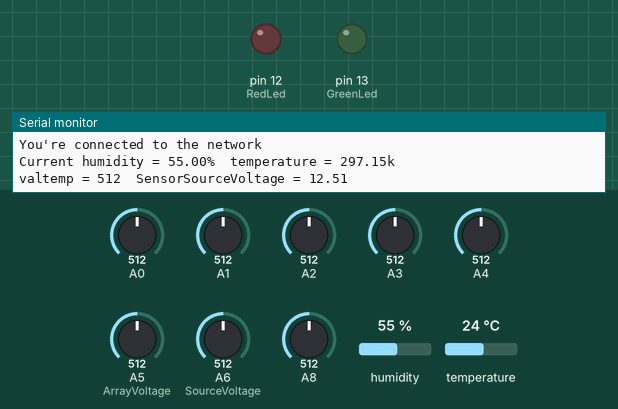
Recording of a sketch running on a simulated Arduino Mega 2560, built for the host (arithmetic inside an expression is 32-bit, double 64-bit). On the bench: output pins drawn as LEDs (lit = HIGH), the last lines printed to the serial monitor. The inputs (shaded band) are chosen by the test bench; at power-on: A0 = 512, A1 = 512, A2 = 512, A3 = 512, A4 = 512, A5 (ArrayVoltage) = 512, A6 (SourceVoltage) = 512, A8 = 512, humidity 55 %, temperature 24 °C. WiFi joins after 1.5 s; servers stay silent unless stated.

Above: at 3.07 s.
At 12.5 s:
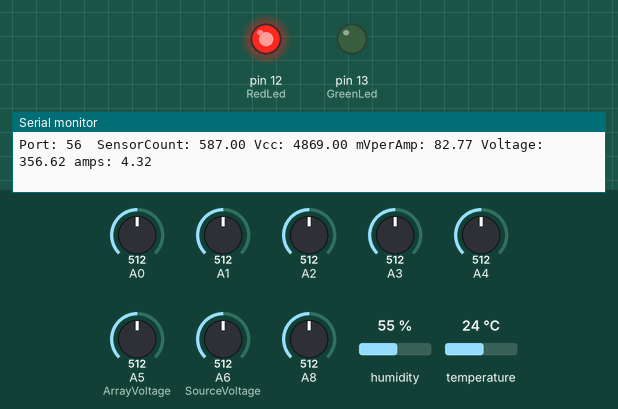
At 23.0 s:
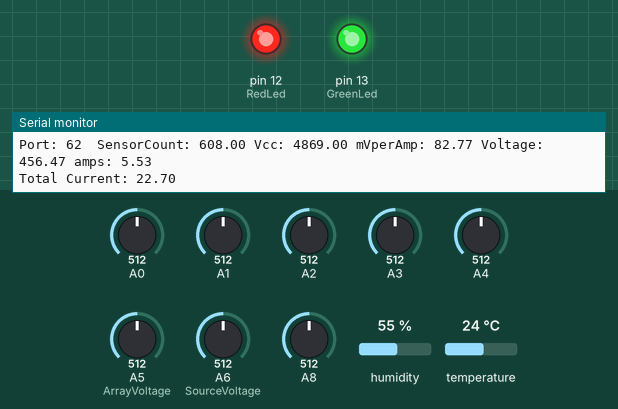
Timing chart, 0 to 30.4 s (numbered marks = the images above):
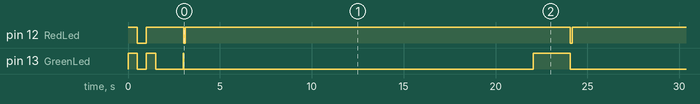

Measured:
- by itself, pin 12 (RedLed): goes LOW 0.50 s, HIGH 2.0 s, 6 × (LOW 0.09 s, HIGH 20.9 s), LOW 0.10 s, then HIGH
- by itself, pin 13 (GreenLed): goes LOW 0.50 s, HIGH 0.50 s, LOW 1.5 s, HIGH 0.02 s, 6 × (LOW 19.0 s, HIGH 2.0 s), then LOW
- by itself, everything shown: repeats every 21.0 s, in 3 steps

The sketch:

2019-01-10-A-ReadCurrent-UDP.ino
```cpp
#include <WiFiEsp.h>
#include <WiFiEspClient.h>
#include <WiFiEspUdp.h>
#include <SPI.h>
#include <dht.h>

dht DHT;

int GreenLed = 13;
int RedLed = 12;

char msg[200];
String temp_str;
String hum_str;
char temp[50];
char hum[50];


unsigned int SolarPanel01 = A0;
unsigned int SolarPanel02 = A1;
unsigned int SolarPanel03 = A2;
unsigned int SolarPanel04 = A3;
unsigned int SolarPanel05 = A4;
unsigned int ArrayVoltage = A5;
unsigned int SourceVoltage = A6;
unsigned int TempHumSensor = A7;
unsigned int SolarPanel06 = A8;


IPAddress server(192,168,100,74); //your RPi address, update as required
char ssid[] = "XXXXXX"; // your network SSID (name)
char pass[] = "XXXXXX"; // your network password
int status = WL_IDLE_STATUS; // the Wifi radio's status
unsigned int localPort = 55561;  // local port to listen on

float Vcc = 0;
float amps = 0;
float Vref  = 0; //read your Vcc voltage,typical voltage should be 5000mV(5.0V)
const int mVperAmp = 100; // use 185 for 5A Module, and 66 for 30A Module

WiFiEspUDP Udp;
WiFiEspClient espClient;


void setup() {
   // initialize serial for debugging
   Serial.begin(9600);


   pinMode(RedLed, OUTPUT);
   pinMode(GreenLed, OUTPUT);

   pinMode(A0, INPUT);
   pinMode(A1, INPUT);
   pinMode(A2, INPUT);
   pinMode(A3, INPUT);
   pinMode(A4, INPUT);
   pinMode(A5, INPUT);
   pinMode(A6, INPUT);
   pinMode(A7, INPUT);

   digitalWrite(RedLed, HIGH);
   digitalWrite(GreenLed, HIGH);
   delay(500);
   digitalWrite(RedLed, LOW);
   digitalWrite(GreenLed, LOW);
   delay(500);
   digitalWrite(RedLed, HIGH);
   digitalWrite(GreenLed, HIGH);
   delay(500);
   digitalWrite(RedLed, LOW);
   digitalWrite(GreenLed, LOW);


   // initialize serial for ESP module
   Serial1.begin(115200);
   // initialize ESP module
   WiFi.init(&Serial1);

   // check for the presence of the shield
   if (WiFi.status() == WL_NO_SHIELD) {
     Serial.println("WiFi shield not present");
    // don't continue
    while (true);
  }
   digitalWrite(RedLed, HIGH);

   // attempt to connect to WiFi network
   while ( status != WL_CONNECTED) {
     Serial.print("Attempting to connect to WPA SSID: ");
     Serial.println(ssid);
     status = WiFi.begin(ssid, pass);
   }
   digitalWrite(GreenLed, HIGH);

   // you're connected now, so print out the data
   Serial.println("You're connected to the network");
   Udp.begin(localPort);

}

long readVcc() {
   // Read 1.1V reference against AVcc
   // set the reference to Vcc and the measurement to the internal 1.1V reference
   #if defined(__AVR_ATmega32U4__) || defined(__AVR_ATmega1280__) || defined(__AVR_ATmega2560__)
   ADMUX = _BV(REFS0) | _BV(MUX4) | _BV(MUX3) | _BV(MUX2) | _BV(MUX1);
   #elif defined (__AVR_ATtiny24__) || defined(__AVR_ATtiny44__) || defined(__AVR_ATtiny84__)
   ADMUX = _BV(MUX5) | _BV(MUX0);
   #elif defined (__AVR_ATtiny25__) || defined(__AVR_ATtiny45__) || defined(__AVR_ATtiny85__)
   ADMUX = _BV(MUX3) | _BV(MUX2);
   #else
   ADMUX = _BV(REFS0) | _BV(MUX3) | _BV(MUX2) | _BV(MUX1);
   #endif

  delay(2); // Wait for Vref to settle
  ADCSRA |= _BV(ADSC); // Start conversion
  while (bit_is_set(ADCSRA, ADSC)); // measuring

  uint8_t low  = ADCL; // must read ADCL first – it then locks ADCH
  uint8_t high = ADCH; // unlocks both

  long result = (high << 8) | low;

  //result = 1125300L / result;
  // Calculate Vcc (in mV); 1125300 = 1.1*1023*1000
  result = 1095720L / result ;
  return result; // Vcc in millivolts
}


float readCurrent(unsigned int port){

   float Maxamps=0;
   float Minamps=0;
   float noise=0;

   float Voltage=0;
   float Current=0;
   float SensorCount=0;
   float TempSensorCount=0;

   float mVperAmp = 100;          // 66 for 30A Module
   int ACSoffset = 2300;
   unsigned int ADCValue;

   Vcc = readVcc();
   for (int i=0; i < 250; i++){
      if (port == SolarPanel01){
         SensorCount = analogRead(port)+68;
      } else if (port == SolarPanel02){
         SensorCount = analogRead(port)+56;
      } else if (port == SolarPanel03){
         SensorCount = analogRead(port)+75;
      } else if (port == SolarPanel04){
         SensorCount = analogRead(port)+40;
      } else if (port == SolarPanel05){
         SensorCount = analogRead(port)+59;
      } else if (port == SolarPanel06){
         SensorCount = analogRead(port)+96;
      }

      mVperAmp = ((Vcc / 5000)*100)*.85;
      Voltage =  (((SensorCount / 1024.0) * Vcc) - (Vcc/2));
      amps = amps + (Voltage / mVperAmp);
      delay(10);

      TempSensorCount = TempSensorCount + SensorCount;
   }
   amps = amps / 250;

   SensorCount = TempSensorCount / 250;
   Serial.print("Port: " + String(port) + "  SensorCount: " + String(SensorCount));
   Serial.print(" Vcc: ");
   Serial.print(String(Vcc));

   Serial.print(" mVperAmp: ");
   Serial.print(String(mVperAmp));

   Serial.print(" Voltage: ");
   Serial.print(String(Voltage));

   Serial.print(" amps: ");
   Serial.print(String(amps));

   Serial.println("   ");

   delay(500);
  if (amps < 1) amps = 0;
   return amps;
}


void loop() {

    DHT.read11(TempHumSensor);

    Serial.print("Current humidity = ");
    Serial.print(DHT.humidity);
    Serial.print("%  ");
    Serial.print("temperature = ");
    Serial.print(DHT.temperature+273.15);
    Serial.println("k  ");

   digitalWrite(RedLed, LOW);
   digitalWrite(GreenLed, LOW);
   float temp;
   float total = 0;
   int valtemp=analogRead(SourceVoltage);
   temp=valtemp/4.092;
   float SensorSourceVoltage =(temp/10);
   Serial.print("valtemp = ");
   Serial.print(valtemp);
   Serial.print("  SensorSourceVoltage = ");
   Serial.println(SensorSourceVoltage);

   float ArrayVolts;
   valtemp=analogRead(ArrayVoltage);
   temp=valtemp/4.092;
   ArrayVolts =(temp/10);
   ArrayVolts = (ArrayVolts*2)*10;
   Serial.print("valtemp = ");
   Serial.print(valtemp);
   Serial.print("  SolarPanelVoltage = ");
   Serial.println(ArrayVolts);


   digitalWrite(RedLed, HIGH);
   digitalWrite(GreenLed, LOW);


    temp_str = "{\"updates\": [ {\"values\":[{\"path\": \"electrical.solar.sensor.voltage\",\"value\": ";
    temp_str = temp_str + String(SensorSourceVoltage) + " }]}],\"context\":\"vessels.self\"}";
    //Serial.println(temp_str);
    Udp.beginPacket(server, localPort);
    Udp.write(temp_str.c_str());
    Udp.endPacket();

    temp_str = "{\"updates\": [ {\"values\":[{\"path\": \"electrical.solar.array.voltage\",\"value\": ";
    temp_str = temp_str + String(ArrayVolts) + " }]}],\"context\":\"vessels.self\"}";
    //Serial.println(temp_str);
    Udp.beginPacket(server, localPort);
    Udp.write(temp_str.c_str());
    Udp.endPacket();

    temp = (DHT.temperature+273.15);
    temp_str = "{\"updates\": [ {\"values\":[{\"path\": \"electrical.solar.sensor.temperature\",\"value\": ";
    temp_str = temp_str + String(temp) + " }]}],\"context\":\"vessels.self\"}";
    //Serial.println(temp_str);
    Udp.beginPacket(server, localPort);
    Udp.write(temp_str.c_str());
    Udp.endPacket();

    temp = DHT.humidity/100;
    temp_str = "{\"updates\": [ {\"values\":[{\"path\": \"electrical.solar.sensor.humidity\",\"value\": ";
    temp_str = temp_str + String(temp) + " }]}],\"context\":\"vessels.self\"}";
 //   Serial.println(temp_str);
    Udp.beginPacket(server, localPort);
    Udp.write(temp_str.c_str());
    Udp.endPacket();

    temp = readCurrent(SolarPanel01);
    total = temp;
    temp_str = "{\"updates\": [ {\"values\":[{\"path\": \"electrical.solar.SolarPanel01.current\",\"value\": ";
    temp_str = temp_str + String(temp) + " }]}],\"context\":\"vessels.self\"}";
 //   Serial.println(temp_str);
    Udp.beginPacket(server, localPort);
    Udp.write(temp_str.c_str());
    Udp.endPacket();
    delay(100);

    temp = readCurrent(SolarPanel02);
    total = total + temp;
    temp_str = "{\"updates\": [ {\"values\":[{\"path\": \"electrical.solar.SolarPanel02.current\",\"value\": ";
    temp_str = temp_str + String(temp) + " }]}],\"context\":\"vessels.self\"}";
 //   Serial.println(temp_str);
    Udp.beginPacket(server, localPort);
    Udp.write(temp_str.c_str());
    Udp.endPacket();
    delay(100);

    temp = readCurrent(SolarPanel03);
    total = total + temp;
    temp_str = "{\"updates\": [ {\"values\":[{\"path\": \"electrical.solar.SolarPanel03.current\",\"value\": ";
    temp_str = temp_str + String(temp) + " }]}],\"context\":\"vessels.self\"}";
 //   Serial.println(temp_str);
    Udp.beginPacket(server, localPort);
    Udp.write(temp_str.c_str());
    Udp.endPacket();
    delay(100);

    temp = readCurrent(SolarPanel04);
    total = total + temp;
    temp_str = "{\"updates\": [ {\"values\":[{\"path\": \"electrical.solar.SolarPanel04.current\",\"value\": ";
    temp_str = temp_str + String(temp) + " }]}],\"context\":\"vessels.self\"}";
 //   Serial.println(temp_str);
    Udp.beginPacket(server, localPort);
    Udp.write(temp_str.c_str());
    Udp.endPacket();
    delay(100);

    temp = readCurrent(SolarPanel05);
    total = total + temp;
    temp_str = "{\"updates\": [ {\"values\":[{\"path\": \"electrical.solar.SolarPanel05.current\",\"value\": ";
    temp_str = temp_str + String(temp) + " }]}],\"context\":\"vessels.self\"}";
//    Serial.println(temp_str);
    Udp.beginPacket(server, localPort);
    Udp.write(temp_str.c_str());
    Udp.endPacket();
    delay(100);

    temp = readCurrent(SolarPanel06);
    total = total + temp;
    temp_str = "{\"updates\": [ {\"values\":[{\"path\": \"electrical.solar.SolarPanel06.current\",\"value\": ";
    temp_str = temp_str + String(temp) + " }]}],\"context\":\"vessels.self\"}";
//    Serial.println(temp_str);
    Udp.beginPacket(server, localPort);
    Udp.write(temp_str.c_str());
    Udp.endPacket();
    delay(100);

    temp_str = "{\"updates\": [ {\"values\":[{\"path\": \"electrical.solar.Total.current\",\"value\": ";
    temp_str = temp_str + String(total) + " }]}],\"context\":\"vessels.self\"}";
//    Serial.println(temp_str);
    Udp.beginPacket(server, localPort);
    Udp.write(temp_str.c_str());
    Udp.endPacket();


   Serial.print("Total Current: " + String(total));
   Serial.println("   ");
   digitalWrite(RedLed, HIGH);
   digitalWrite(GreenLed, HIGH);
   delay(2000);
   digitalWrite(RedLed, LOW);
   digitalWrite(GreenLed, LOW);

}
```
